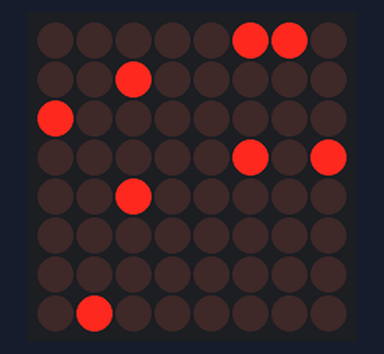
Bench run of a sketch on a simulated Arduino Uno, built with avr-gcc and run on an emulated ATmega328P. Shown: 8×8 LED matrix. Random numbers use the default seed unless the sketch sets one.

Above: at 1.6 s.
At 13.5 s:
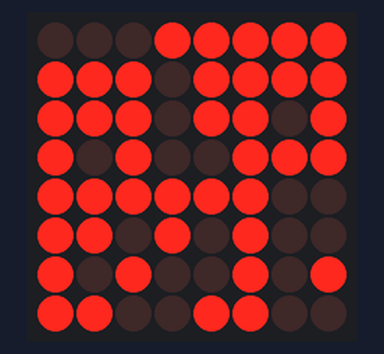
At 17.9 s:
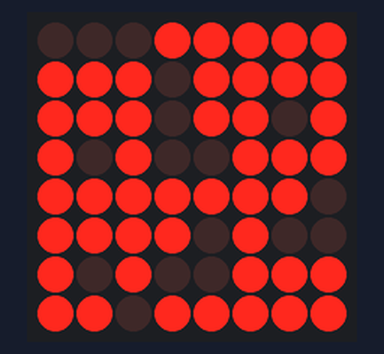
At 21.7 s:
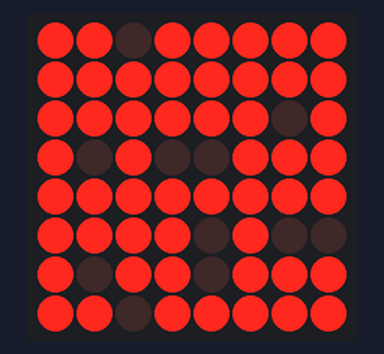
At 26.7 s:
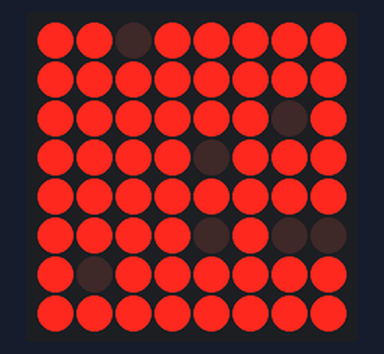
At 31.7 s:
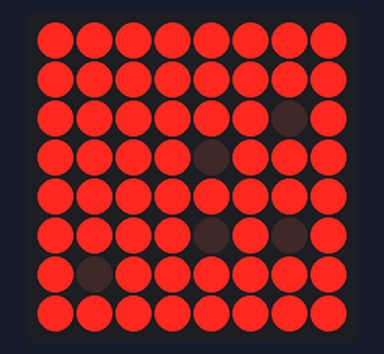

The sketch:

rled.ino
```cpp
#include <LedControl.h>
LedControl lc=LedControl(20, 5, 21, 1);

/*
got bored. decided to make something for fun.
it doesnt use the button only the led display.
*/

void setup() {
  lc.shutdown(0,false);
  lc.clearDisplay(0);
}

void loop() {
  int randNumber1 = random(0, 8);
  int randNumber2 = random(0, 8);
  lc.setLed(0,randNumber1,randNumber2, true);
  delay(200);
}
```

Measured:
- what the display in image 0 shows lasts 0.4 s, from 1.4 s to 1.8 s
- what the display in image 1 shows lasts 1.4 s, from 13.4 s to 14.8 s
- what the display in image 2 shows lasts 1.2 s, from 17.8 s to 19.0 s
- what the display in image 3 shows lasts 2.6 s, from 21.6 s to 24.2 s
- what the display in image 4 shows lasts 4.3 s, from 26.6 s to 30.9 s
- what the display in image 5 shows lasts 7.6 s, from 31.7 s to 39.3 s
